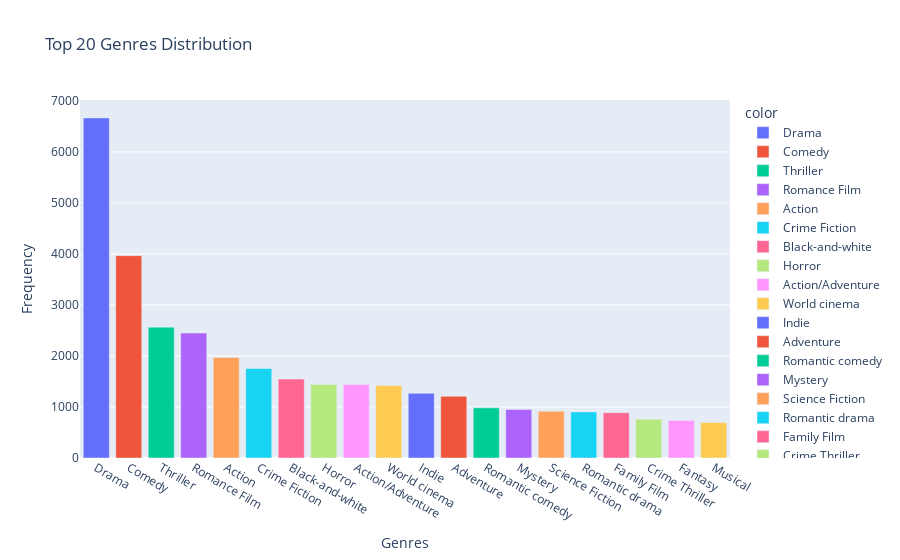

Here is the notebook cell this chart was saved with:
### Code cell
import ast  # for safely evaluating strings as Python expressions
import matplotlib.pyplot as plt

# Create a copy of the DataFrame for this operation
analysis_df = award_df.copy()

# Safely convert string representations of dictionaries to actual dictionaries in the copy
analysis_df['genres'] = analysis_df['genres'].apply(ast.literal_eval)

# Extract genres and count their occurrences
genre_counts = {}
for row in analysis_df['genres']:
    for genre in row.values():
        if genre in genre_counts:
            genre_counts[genre] += 1
        else:
            genre_counts[genre] = 1

# Sort genres by frequency and select the top 20
sorted_genres = dict(sorted(genre_counts.items(), key=lambda item: item[1], reverse=True)[:20])

# Plotting with Plotly
fig = px.bar(x=list(sorted_genres.keys()), y=list(sorted_genres.values()), 
             labels={'x': 'Genres', 'y': 'Frequency'},
             title='Top 20 Genres Distribution',
             color=list(sorted_genres.keys()),
             hover_data={'Frequency': list(sorted_genres.values())})

fig.show()

### Figure 1 — Plotly figure (JSON) as saved in the notebook; plotly's stock layout.template omitted (floating-point values rounded to 4 significant figures)
{"data": [{"alignmentgroup": "True", "customdata": [[6666]], "hovertemplate": "color=Drama<br>Genres=%{x}<br>Frequency=%{customdata[0]}<extra></extra>", "legendgroup": "Drama", "marker": {"color": "#636efa", "pattern": {"shape": ""}}, "name": "Drama", "offsetgroup": "Drama", "orientation": "v", "showlegend": true, "textposition": "auto", "type": "bar", "x": ["Drama"], "xaxis": "x", "y": [6666], "yaxis": "y"}, {"alignmentgroup": "True", "customdata": [[3966]], "hovertemplate": "color=Comedy<br>Genres=%{x}<br>Frequency=%{customdata[0]}<extra></extra>", "legendgroup": "Comedy", "marker": {"color": "#EF553B", "pattern": {"shape": ""}}, "name": "Comedy", "offsetgroup": "Comedy", "orientation": "v", "showlegend": true, "textposition": "auto", "type": "bar", "x": ["Comedy"], "xaxis": "x", "y": [3966], "yaxis": "y"}, {"alignmentgroup": "True", "customdata": [[2565]], "hovertemplate": "color=Thriller<br>Genres=%{x}<br>Frequency=%{customdata[0]}<extra></extra>", "legendgroup": "Thriller", "marker": {"color": "#00cc96", "pattern": {"shape": ""}}, "name": "Thriller", "offsetgroup": "Thriller", "orientation": "v", "showlegend": true, "textposition": "auto", "type": "bar", "x": ["Thriller"], "xaxis": "x", "y": [2565], "yaxis": "y"}, {"alignmentgroup": "True", "customdata": [[2449]], "hovertemplate": "color=Romance Film<br>Genres=%{x}<br>Frequency=%{customdata[0]}<extra></extra>", "legendgroup": "Romance Film", "marker": {"color": "#ab63fa", "pattern": {"shape": ""}}, "name": "Romance Film", "offsetgroup": "Romance Film", "orientation": "v", "showlegend": true, "textposition": "auto", "type": "bar", "x": ["Romance Film"], "xaxis": "x", "y": [2449], "yaxis": "y"}, {"alignmentgroup": "True", "customdata": [[1969]], "hovertemplate": "color=Action<br>Genres=%{x}<br>Frequency=%{customdata[0]}<extra></extra>", "legendgroup": "Action", "marker": {"color": "#FFA15A", "pattern": {"shape": ""}}, "name": "Action", "offsetgroup": "Action", "orientation": "v", "showlegend": true, "textposition": "auto", "type": "bar", "x": ["Action"], "xaxis": "x", "y": [1969], "yaxis": "y"}, {"alignmentgroup": "True", "customdata": [[1753]], "hovertemplate": "color=Crime Fiction<br>Genres=%{x}<br>Frequency=%{customdata[0]}<extra></extra>", "legendgroup": "Crime Fiction", "marker": {"color": "#19d3f3", "pattern": {"shape": ""}}, "name": "Crime Fiction", "offsetgroup": "Crime Fiction", "orientation": "v", "showlegend": true, "textposition": "auto", "type": "bar", "x": ["Crime Fiction"], "xaxis": "x", "y": [1753], "yaxis": "y"}, {"alignmentgroup": "True", "customdata": [[1547]], "hovertemplate": "color=Black-and-white<br>Genres=%{x}<br>Frequency=%{customdata[0]}<extra></extra>", "legendgroup": "Black-and-white", "marker": {"color": "#FF6692", "pattern": {"shape": ""}}, "name": "Black-and-white", "offsetgroup": "Black-and-white", "orientation": "v", "showlegend": true, "textposition": "auto", "type": "bar", "x": ["Black-and-white"], "xaxis": "x", "y": [1547], "yaxis": "y"}, {"alignmentgroup": "True", "customdata": [[1443]], "hovertemplate": "color=Horror<br>Genres=%{x}<br>Frequency=%{customdata[0]}<extra></extra>", "legendgroup": "Horror", "marker": {"color": "#B6E880", "pattern": {"shape": ""}}, "name": "Horror", "offsetgroup": "Horror", "orientation": "v", "showlegend": true, "textposition": "auto", "type": "bar", "x": ["Horror"], "xaxis": "x", "y": [1443], "yaxis": "y"}, {"alignmentgroup": "True", "customdata": [[1442]], "hovertemplate": "color=Action/Adventure<br>Genres=%{x}<br>Frequency=%{customdata[0]}<extra></extra>", "legendgroup": "Action/Adventure", "marker": {"color": "#FF97FF", "pattern": {"shape": ""}}, "name": "Action/Adventure", "offsetgroup": "Action/Adventure", "orientation": "v", "showlegend": true, "textposition": "auto", "type": "bar", "x": ["Action/Adventure"], "xaxis": "x", "y": [1442], "yaxis": "y"}, {"alignmentgroup": "True", "customdata": [[1419]], "hovertemplate": "color=World cinema<br>Genres=%{x}<br>Frequency=%{customdata[0]}<extra></extra>", "legendgroup": "World cinema", "marker": {"color": "#FECB52", "pattern": {"shape": ""}}, "name": "World cinema", "offsetgroup": "World cinema", "orientation": "v", "showlegend": true, "textposition": "auto", "type": "bar", "x": ["World cinema"], "xaxis": "x", "y": [1419], "yaxis": "y"}, {"alignmentgroup": "True", "customdata": [[1267]], "hovertemplate": "color=Indie<br>Genres=%{x}<br>Frequency=%{customdata[0]}<extra></extra>", "legendgroup": "Indie", "marker": {"color": "#636efa", "pattern": {"shape": ""}}, "name": "Indie", "offsetgroup": "Indie", "orientation": "v", "showlegend": true, "textposition": "auto", "type": "bar", "x": ["Indie"], "xaxis": "x", "y": [1267], "yaxis": "y"}, {"alignmentgroup": "True", "customdata": [[1208]], "hovertemplate": "color=Adventure<br>Genres=%{x}<br>Frequency=%{customdata[0]}<extra></extra>", "legendgroup": "Adventure", "marker": {"color": "#EF553B", "pattern": {"shape": ""}}, "name": "Adventure", "offsetgroup": "Adventure", "orientation": "v", "showlegend": true, "textposition": "auto", "type": "bar", "x": ["Adventure"], "xaxis": "x", "y": [1208], "yaxis": "y"}, {"alignmentgroup": "True", "customdata": [[983]], "hovertemplate": "color=Romantic comedy<br>Genres=%{x}<br>Frequency=%{customdata[0]}<extra></extra>", "legendgroup": "Romantic comedy", "marker": {"color": "#00cc96", "pattern": {"shape": ""}}, "name": "Romantic comedy", "offsetgroup": "Romantic comedy", "orientation": "v", "showlegend": true, "textposition": "auto", "type": "bar", "x": ["Romantic comedy"], "xaxis": "x", "y": [983], "yaxis": "y"}, {"alignmentgroup": "True", "customdata": [[951]], "hovertemplate": "color=Mystery<br>Genres=%{x}<br>Frequency=%{customdata[0]}<extra></extra>", "legendgroup": "Mystery", "marker": {"color": "#ab63fa", "pattern": {"shape": ""}}, "name": "Mystery", "offsetgroup": "Mystery", "orientation": "v", "showlegend": true, "textposition": "auto", "type": "bar", "x": ["Mystery"], "xaxis": "x", "y": [951], "yaxis": "y"}, {"alignmentgroup": "True", "customdata": [[917]], "hovertemplate": "color=Science Fiction<br>Genres=%{x}<br>Frequency=%{customdata[0]}<extra></extra>", "legendgroup": "Science Fiction", "marker": {"color": "#FFA15A", "pattern": {"shape": ""}}, "name": "Science Fiction", "offsetgroup": "Science Fiction", "orientation": "v", "showlegend": true, "textposition": "auto", "type": "bar", "x": ["Science Fiction"], "xaxis": "x", "y": [917], "yaxis": "y"}, {"alignmentgroup": "True", "customdata": [[904]], "hovertemplate": "color=Romantic drama<br>Genres=%{x}<br>Frequency=%{customdata[0]}<extra></extra>", "legendgroup": "Romantic drama", "marker": {"color": "#19d3f3", "pattern": {"shape": ""}}, "name": "Romantic drama", "offsetgroup": "Romantic drama", "orientation": "v", "showlegend": true, "textposition": "auto", "type": "bar", "x": ["Romantic drama"], "xaxis": "x", "y": [904], "yaxis": "y"}, {"alignmentgroup": "True", "customdata": [[888]], "hovertemplate": "color=Family Film<br>Genres=%{x}<br>Frequency=%{customdata[0]}<extra></extra>", "legendgroup": "Family Film", "marker": {"color": "#FF6692", "pattern": {"shape": ""}}, "name": "Family Film", "offsetgroup": "Family Film", "orientation": "v", "showlegend": true, "textposition": "auto", "type": "bar", "x": ["Family Film"], "xaxis": "x", "y": [888], "yaxis": "y"}, {"alignmentgroup": "True", "customdata": [[760]], "hovertemplate": "color=Crime Thriller<br>Genres=%{x}<br>Frequency=%{customdata[0]}<extra></extra>", "legendgroup": "Crime Thriller", "marker": {"color": "#B6E880", "pattern": {"shape": ""}}, "name": "Crime Thriller", "offsetgroup": "Crime Thriller", "orientation": "v", "showlegend": true, "textposition": "auto", "type": "bar", "x": ["Crime Thriller"], "xaxis": "x", "y": [760], "yaxis": "y"}, {"alignmentgroup": "True", "customdata": [[737]], "hovertemplate": "color=Fantasy<br>Genres=%{x}<br>Frequency=%{customdata[0]}<extra></extra>", "legendgroup": "Fantasy", "marker": {"color": "#FF97FF", "pattern": {"shape": ""}}, "name": "Fantasy", "offsetgroup": "Fantasy", "orientation": "v", "showlegend": true, "textposition": "auto", "type": "bar", "x": ["Fantasy"], "xaxis": "x", "y": [737], "yaxis": "y"}, {"alignmentgroup": "True", "customdata": [[695]], "hovertemplate": "color=Musical<br>Genres=%{x}<br>Frequency=%{customdata[0]}<extra></extra>", "legendgroup": "Musical", "marker": {"color": "#FECB52", "pattern": {"shape": ""}}, "name": "Musical", "offsetgroup": "Musical", "orientation": "v", "showlegend": true, "textposition": "auto", "type": "bar", "x": ["Musical"], "xaxis": "x", "y": [695], "yaxis": "y"}], "layout": {"barmode": "relative", "legend": {"title": {"text": "color"}, "tracegroupgap": 0}, "title": {"text": "Top 20 Genres Distribution"}, "xaxis": {"anchor": "y", "domain": [0, 1], "title": {"text": "Genres"}}, "yaxis": {"anchor": "x", "domain": [0, 1], "title": {"text": "Frequency"}}}}
